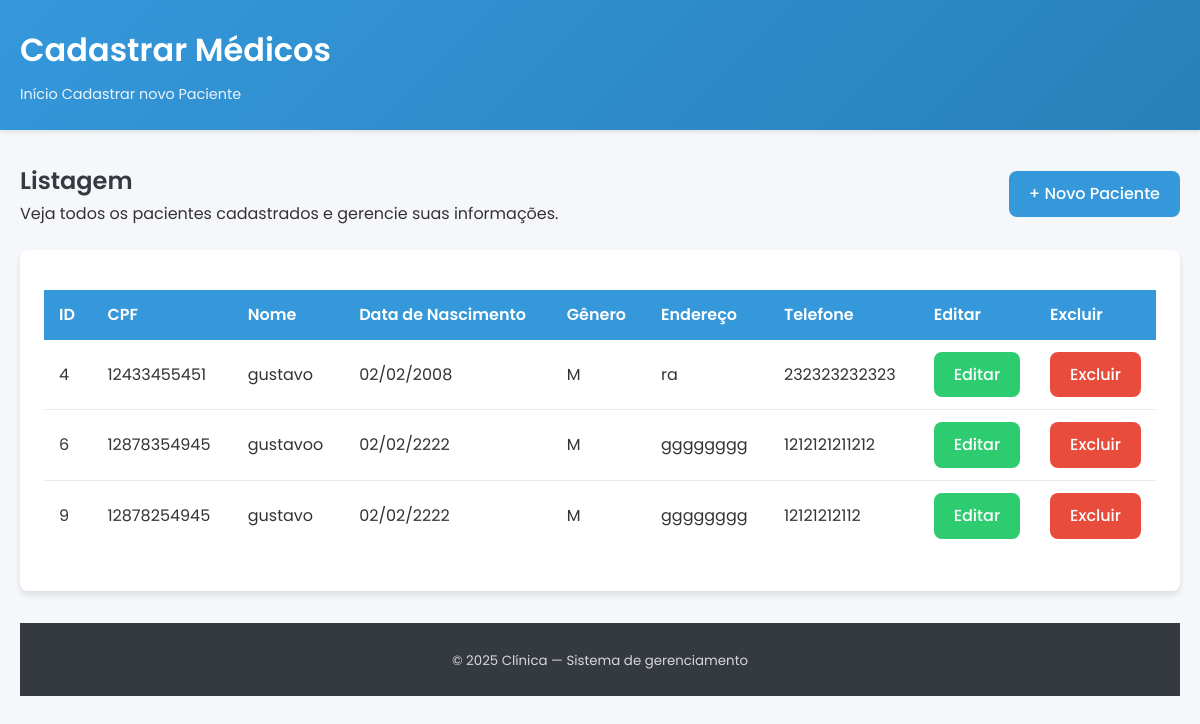
/pacientes/listar_pacientes.php, run on the app's committed database.
### tables this page shows
CREATE TABLE `pacientes` (
  `id_paciente` int(11) NOT NULL,
  `nome_paciente` varchar(250) NOT NULL,
  `cpf` char(11) NOT NULL,
  `data_nascimento` date NOT NULL,
  `genero` enum('M','F') DEFAULT NULL,
  `endereco` varchar(255) DEFAULT NULL,
  `telefone` varchar(20) DEFAULT NULL
);

### pacientes/listar_pacientes.php (the view, shortened to what this page needs)
<?php
include '../clinica/config/conexao.php';
$titulo = 'Cadastrar Médicos';
$sql = "
  SELECT
    id_paciente,
    cpf,
    nome_paciente,
    data_nascimento,
    genero,
    endereco,
    telefone
  FROM pacientes
  ORDER BY id_paciente ASC
";
$resultado = $conexao->query($sql);
?>
<!DOCTYPE html>
<html lang="pt-br">
<head>
<link rel="stylesheet" href="../assets/css/styles.css">
</head>
<body>
  <header class="page-header">
    <div class="container">
      <h1 class="page-title"><?= $titulo ?? 'Admin' ?></h1>
      <nav class="breadcrumb">
        <a href="../index.php">Início</a>
        <a href="./cadastrar_paciente.php">Cadastrar novo Paciente</a>
      </nav>
    </div>
  </header>
  <main>
    <div class="container">
      <div class="flex justify-between items-center mb-4">
        <div class="stack-sm">
          <h2 class="card-title" style="margin:0;">Listagem</h2>
          <p class="form-help" style="margin:0;">Veja todos os pacientes cadastrados e gerencie suas informações.</p>
        </div>
        <div class="flex">
          <a href="cadastrar_paciente.php" class="btn"> + Novo Paciente</a>
        </div>
      </div>
      <?php if (empty($erro) && $resultado && $resultado->num_rows > 0): ?>
        <div class="card">
          <div class="card-body">
            <table class="table">
              <thead>
                <tr>
                  <th>ID</th>
                  <th>CPF</th>
                  <th>Nome</th>
                  <th>Data de Nascimento</th>
                  <th>Gênero</th>
                  <th>Endereço</th>
                  <th>Telefone</th>
                  <th style="width: 110px;">Editar</th>
                  <th style="width: 110px;">Excluir</th>
                </tr>
              </thead>
              <tbody>
                <?php while ($linha = $resultado->fetch_assoc()): ?>
                  <?php
                    $id         = (int) $linha['id_paciente'];
                    $cpf        = htmlspecialchars($linha['cpf'] ?? '');
                    $nome       = htmlspecialchars($linha['nome_paciente'] ?? '');
                    $nascRaw    = $linha['data_nascimento'] ?? null;
                    $genero     = htmlspecialchars($linha['genero'] ?? '');
                    $endereco   = htmlspecialchars($linha['endereco'] ?? '');
                    $telefone   = htmlspecialchars($linha['telefone'] ?? '');
                    $nasc = '';
                    if (!empty($nascRaw) && preg_match('/^\d{4}-\d{2}-\d{2}$/', $nascRaw)) {
                      $partes = explode('-', $nascRaw);
                      $nasc = $partes[2] . '/' . $partes[1] . '/' . $partes[0];
                    }
                  ?>
                  <tr>
                    <td><?php echo $id; ?></td>
                    <td><?php echo $cpf; ?></td>
                    <td><?php echo $nome; ?></td>
                    <td><?php echo htmlspecialchars($nasc); ?></td>
                    <td><?php echo $genero; ?></td>
                    <td><?php echo $endereco; ?></td>
                    <td><?php echo $telefone; ?></td>
                    <td>
                     <a href="editar_paciente.php?id=<?= $id ?>" class="btn btn-success">
                        Editar
                    </a>
                    </td>
                    <td>
                      <a href="excluir_paciente.php?id=<?= $linha['id_paciente'] ?>"
                        class="btn btn-danger"
                        onclick="return confirm('Deseja excluir este paciente?')">
                        Excluir
                      </a>
                    </td>
                  </tr>
                <?php endwhile; ?>
              </tbody>
            </table>
          </div>
        </div>
      <?php endif; ?>
      <footer class="site-footer">
        <small>&copy; <?php echo date('Y'); ?> Clínica — Sistema de gerenciamento</small>
      </footer>
    </div>
  </main>
</body>
</html>

### assets/css/styles.css (style rules this page uses)
* { margin: 0; padding: 0; box-sizing: border-box; }
:root { --primary-color: #3498db; --primary-dark: #2980b9; --secondary-color: #2ecc71; --secondary-dark: #27ae60; --danger-color: #e74c3c; --danger-dark: #c0392b; --warning-color: #f39c12; --light-color: #f8f9fa; --dark-color: #343a40; --gray-light: #e9ecef; --gray: #6c757d; --border-radius: 8px; --box-shadow: 0 4px 6px rgba(0, 0, 0, 0.1); --transition: all 0.3s ease; }
body { font-family: 'Poppins', sans-serif; line-height: 1.6; color: #333; background-color: #f5f7fa; min-height: 100vh; display: flex; flex-direction: column; }
.container { width: 100%; max-width: 1200px; margin: 0 auto; padding: 0 20px; }
.page-header { background: linear-gradient(135deg, var(--primary-color), var(--primary-dark)); color: white; padding: 1.5rem 0; margin-bottom: 2rem; box-shadow: 0 2px 4px rgba(0, 0, 0, 0.1); }
.page-title { font-size: 2rem; font-weight: 600; margin-bottom: 0.5rem; }
.breadcrumb { font-size: 0.9rem; opacity: 0.9; }
.breadcrumb a { color: white; text-decoration: none; transition: var(--transition); }
main { flex: 1; padding-bottom: 2rem; }
.card { background: white; border-radius: var(--border-radius); box-shadow: var(--box-shadow); margin-bottom: 1.5rem; overflow: hidden; transition: var(--transition); }
.card-body { padding: 1.5rem; }
.card-title { font-size: 1.5rem; font-weight: 600; margin-bottom: 1rem; color: var(--dark-color); }
.table { width: 100%; border-collapse: collapse; margin: 1rem 0; }
.table th { background-color: var(--primary-color); color: white; text-align: left; padding: 12px 15px; font-weight: 600; }
.table td { padding: 12px 15px; border-bottom: 1px solid var(--gray-light); }
.table tr:last-child td { border-bottom: none; }
.btn { display: inline-block; padding: 10px 20px; background-color: var(--primary-color); color: white; text-decoration: none; border: none; border-radius: var(--border-radius); cursor: pointer; font-family: 'Poppins', sans-serif; font-size: 1rem; font-weight: 500; transition: var(--transition); text-align: center; }
.btn-danger { background-color: var(--danger-color); }
.btn-success { background-color: var(--secondary-color); }
.flex { display: flex; }
.justify-between { justify-content: space-between; }
.items-center { align-items: center; }
.mb-4 { margin-bottom: 1.5rem; }
.stack-sm > * + * { margin-top: 0.5rem; }
.site-footer, footer { background-color: var(--dark-color); color: white; text-align: center; padding: 1.5rem 0; margin-top: 2rem; }
.site-footer small { opacity: 0.8; }

### data on the page
pacientes: id_paciente "4", cpf "12433455451", nome_paciente "gustavo", data_nascimento "02/02/2008", genero "M", endereco "ra", telefone "232323232323"
pacientes: id_paciente "6", cpf "12878354945", nome_paciente "gustavoo", data_nascimento "02/02/2222", genero "M", endereco "gggggggg", telefone "1212121211212"
pacientes: id_paciente "9", cpf "12878254945", nome_paciente "gustavo", data_nascimento "02/02/2222", genero "M", endereco "gggggggg", telefone "12121212112"

### other printed values
$titulo "Cadastrar Médicos"
